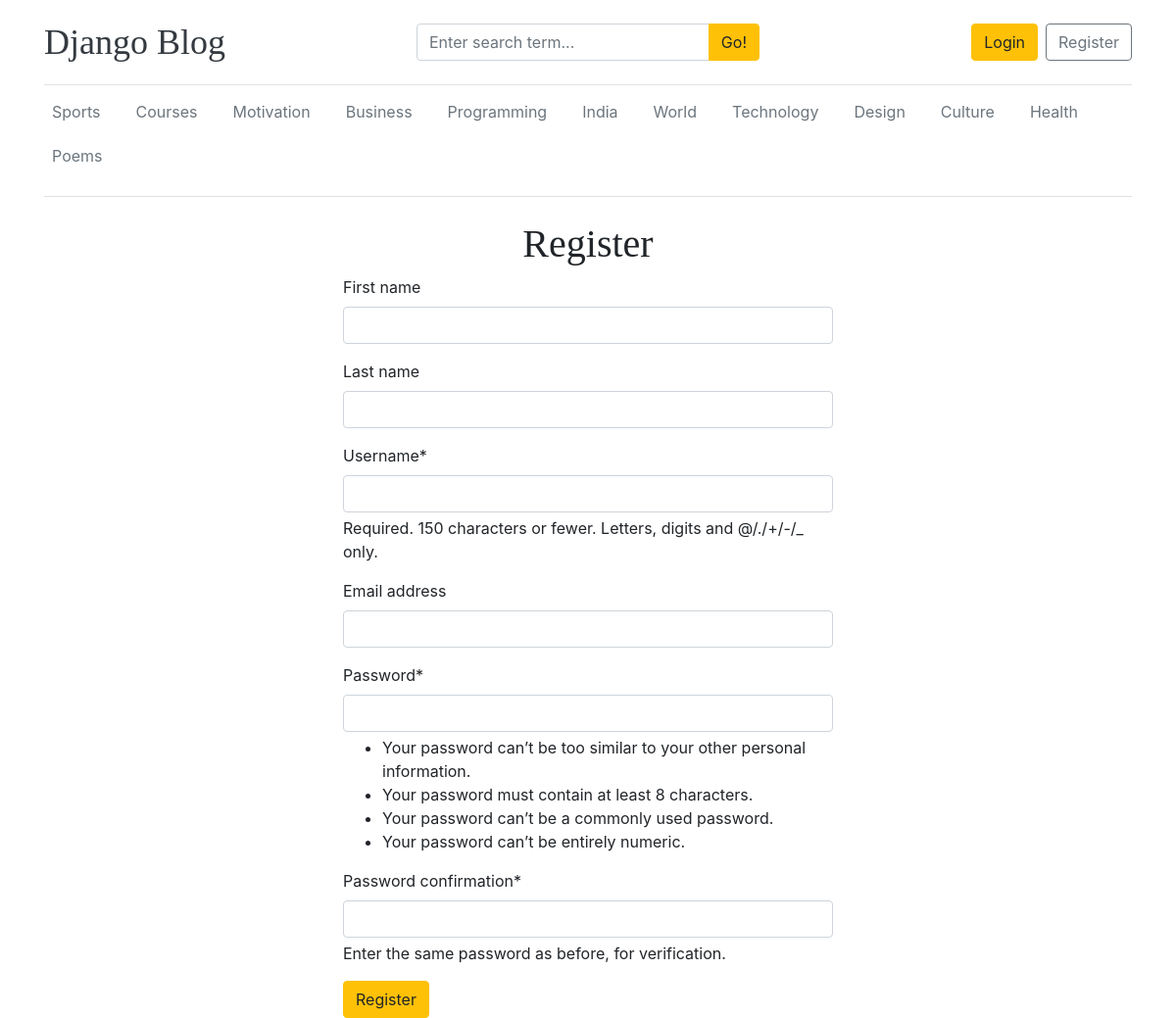
Screenshot of /register/ with the database file from the repository.
### about_us/models.py (models this page shows, shortened)
class About(models.Model):
    site_name=models.CharField(max_length=50)
    site_tagline=models.TextField(max_length=255)
    site_icon_svg = models.TextField(max_length=2000, null=True)
    about_heading=models.CharField(max_length=60)
    about_text=models.TextField(max_length=255)
    founder = models.CharField(max_length=25,null=True)
    address = models.TextField(max_length=255,null=True)
    company=models.CharField(max_length=70,null=True)
    company_icon_svg = models.TextField(max_length=2000,null=True)
    created_at = models.DateTimeField(auto_now_add=True)
    updated_at = models.DateTimeField(auto_now=True)
    class Meta:
        verbose_name_plural='About'

### blogs/models.py (models this page shows)
class Category(models.Model):
    category_name = models.CharField(max_length=50, unique=True)
    created_at = models.DateTimeField(auto_now_add=True)
    updated_at = models.DateTimeField(auto_now=True)
    class Meta:
        verbose_name_plural = "Categories"
    def __str__(self) -> str:
        return self.category_name

### djangoproject/views.py (the view)
# urls.py: path('register/',views.register,name='register'),
def register(request):
    if request.method=='POST':
        form = RegisterationForm(request.POST)
        if form.is_valid():
            form.save()
            return redirect('home')
        else:
            print(form.errors)
    else:
        form = RegisterationForm()
    return render(request,'register.html' ,{'form':form})

### djangoproject/forms.py
class RegisterationForm(UserCreationForm):
    class Meta:
        model = User
        fields = ('first_name','last_name','username','email','password1','password2')

### blogs/context_processors.py (called while the page is built)
def get_categories(request):
    categories = Category.objects.all()
    try:
        about = About.objects.get()
    except:
        about = None
    return dict(categories=categories, about=about)

def get_social_links(request):
    social_links = SocialLink.objects.all()
    return dict(social_links=social_links)

### templates/register.html (shortened to what this page needs)
{% extends 'base.html' %}
{% block content %}
{% load crispy_forms_tags %}
<h1 class="text-center">Register</h1>
    <form action="{% url 'register' %}" method="POST" style="width:500px;margin:auto;">
        {{ form | crispy }}
        <button type="submit" class="btn btn-warning">Register</button>
    </form>
{% endblock %}

### templates/base.html (shortened to what this page needs)
{% load static %}
<!DOCTYPE html>
<html lang="en">
<head>
    <link href="https://cdn.jsdelivr.net/npm/bootstrap@4.6.2/dist/css/bootstrap.min.css"
          rel="stylesheet">
    <link rel="stylesheet"
          href="https://cdnjs.cloudflare.com/ajax/libs/font-awesome/4.7.0/css/font-awesome.min.css">
    <link href="{% static 'css/blog.css' %}" rel="stylesheet">
    <link href="https://cdnjs.cloudflare.com/ajax/libs/prism/1.29.0/themes/prism.min.css" rel="stylesheet"/>
    <link href="https://cdnjs.cloudflare.com/ajax/libs/prism/1.29.0/themes/prism.min.css" rel="stylesheet"/>
<link href="https://cdnjs.cloudflare.com/ajax/libs/prism/1.29.0/themes/prism-okaidia.min.css" rel="stylesheet" />
</head>
<body>
<div class="container">
    {% if not '/dashboard' in request.path %}
        <header class="blog-header py-3 border-bottom">
            <div class="row align-items-center">
                <div class="col-12 col-md-4 text-center text-md-left mb-2 mb-md-0">
                    <a class="blog-header-logo text-dark"
                       href="/">
                        {{ about.site_name }}
                    </a>
                </div>
                <div class="col-12 col-md-4 mb-2 mb-md-0">
                    <form action="{% url 'search' %}"
                          method="GET">
                        <div class="input-group">
                            <input
                                    class="form-control"
                                    type="text"
                                    name="keyword"
                                    value="{{ keyword }}"
                                    placeholder="Enter search term..."
                                    aria-label="Search"
                                    required
                            >
                            <div class="input-group-append">
                                <button
                                        type="submit"
                                        class="btn btn-warning">
                                    Go!
                                </button>
                            </div>
                        </div>
                    </form>
                </div>
                <div class="col-12 col-md-4
                        d-flex
                        justify-content-center
                        justify-content-md-end
                        align-items-center">
                    {% if not user.is_authenticated %}
                        <a class="btn btn-warning"
                           href="{% url 'login' %}">
                            Login
                        </a>
                        <a class="btn btn-outline-secondary ml-2"
                           href="{% url 'register' %}">
                            Register
                        </a>
                    {% endif %}
                </div>
            </div>
        </header>
        <div class="nav-scroller py-2 mb-4 border-bottom">
            <nav class="nav justify-content-start">
                {% for category in categories %}
                    <a
                            class="p-2 text-muted"
                            href="/category/{{ category.id }}"
                    >
                        {{ category }}
                    </a>
                {% endfor %}
            </nav>
        </div>
    {% else %}
        <header class="d-flex justify-content-center py-3">
            <div class="nav nav-pills">
                <h1>Admin Panel</h1>
            </div>
        </header>
    {% endif %}
    <main role="main">
        {% block content %}
        {% endblock %}
    </main>
</div>
</body>
</html>

### djangoproject/static/css/blog.css (style rules this page uses)
.blog-header { border-bottom: 1px solid #e5e5e5; }
.blog-header-logo { font-family: "Playfair Display", Georgia, "Times New Roman", serif; font-size: 2.25rem; }
h1, h2, h3, h4, h5, h6 { font-family: "Playfair Display", Georgia, "Times New Roman", serif; }

### templates/base.html (style rules this page uses)
.blog-header-logo { font-family: "Playfair Display", Georgia, "Times New Roman", serif; font-size: 2.25rem; text-decoration: none; }
.nav-scroller { position: relative; z-index: 2; width: 100%; height: auto; overflow: visible; }
.nav-scroller .nav { display: flex; flex-wrap: wrap; width: 100%; padding-bottom: 0.5rem; margin-top: -1px; overflow: visible; white-space: normal; }
.nav-scroller .nav > a, .nav-scroller .nav-link { flex-shrink: 0; margin-right: 20px; margin-bottom: 5px; }

### rows the page displays
About: site_name "Django Blog"
Category: category_name "Sports"
Category: category_name "Courses"
Category: category_name "Motivation"
Category: category_name "Business"
Category: category_name "Programming"
Category: category_name "India"
Category: category_name "World"
Category: category_name "Technology"
Category: category_name "Design"
Category: category_name "Culture"
Category: category_name "Health"
Category: category_name "Poems"
